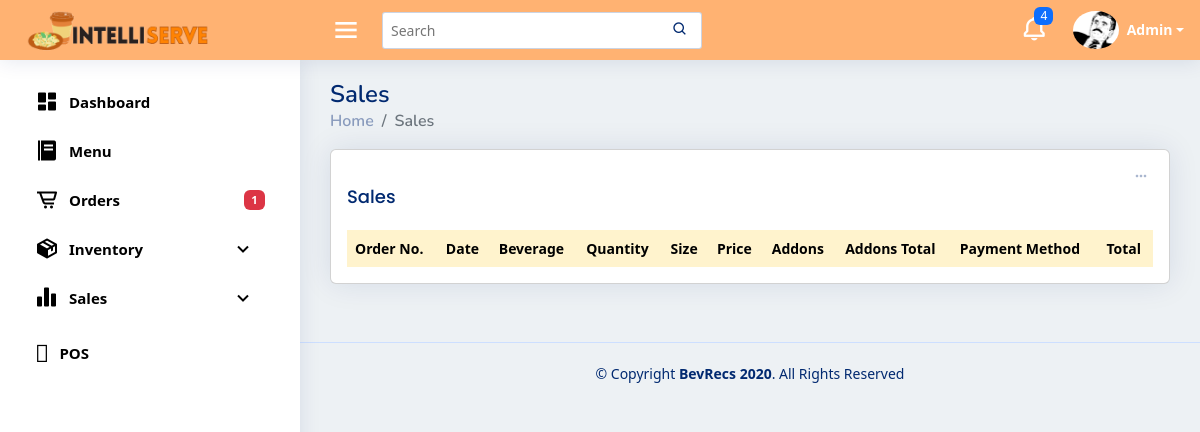
Before: /sales with the older database file.
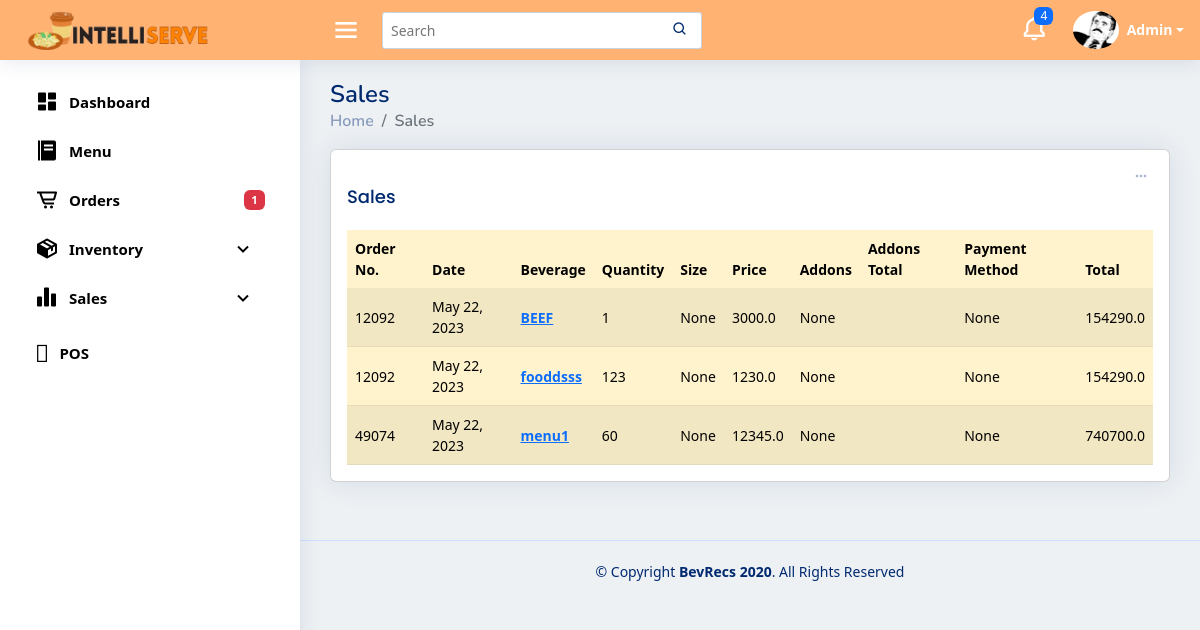
After: the same page with the newer database file.
### pos/models.py (models this page shows, shortened)
class buyItem(models.Model):
    buyName= models.CharField (max_length=255, null=True, blank=True)
    buySize = models.CharField(max_length=15, null=True, blank=True)
    buyQuantityMenu = models.PositiveIntegerField (null=True, blank=True)
    buyPrice = models.FloatField (null=True, blank=True)
    buyAddOns1 = models.CharField (max_length=255, null=True, blank=True)
    buyAddOns2 = models.CharField (max_length=255, null=True, blank=True)
    buyAddOns3 = models.CharField (max_length=255, null=True, blank=True)
    buyAddOns4 = models.CharField (max_length=255, null=True, blank=True)
    buyAddOns5 = models.CharField (max_length=255, null=True, blank=True)
    buyQuantityAO1 = models.PositiveIntegerField (null=True, blank=True)
    buyQuantityAO2 = models.PositiveIntegerField (null=True, blank=True)
    buyQuantityAO3 = models.PositiveIntegerField (null=True, blank=True)
    buyQuantityAO4 = models.PositiveIntegerField (null=True, blank=True)
    buyQuantityAO5 = models.PositiveIntegerField (null=True, blank=True)
    menuAOPrice1 = models.FloatField(default=0,null=True, blank=True)
    menuAOPrice2 = models.FloatField(default=0,null=True, blank=True)
    menuAOPrice3 = models.FloatField(default=0,null=True, blank=True)
    menuAOPrice4 = models.FloatField(default=0,null=True, blank=True)
    menuAOPrice5 = models.FloatField(default=0,null=True, blank=True)
    buyingredient1 = models.CharField (max_length=255, null=True, blank=True)
    buyingredient2 = models.CharField (max_length=255, null=True, blank=True)
    buyingredient3 = models.CharField (max_length=255, null=True, blank=True)
    buyingredient4 = models.CharField (max_length=255, null=True, blank=True)
    buyingredient5 = models.CharField (max_length=255, null=True, blank=True)
    buyingredient6 = models.CharField (max_length=255, null=True, blank=True)
    buyingredient7 = models.CharField (max_length=255, null=True, blank=True)
    buyingredient8 = models.CharField (max_length=255, null=True, blank=True)
    buyingredient9 = models.CharField (max_length=255, null=True, blank=True)
    buyingredient10 = models.CharField (max_length=255, null=True, blank=True)
    buyQuantityIng1 = models.PositiveIntegerField (null=True, blank=True)
    buyQuantityIng2 = models.PositiveIntegerField (null=True, blank=True)
    buyQuantityIng3 = models.PositiveIntegerField (null=True, blank=True)
    buyQuantityIng4 = models.PositiveIntegerField (null=True, blank=True)
    buyQuantityIng5 = models.PositiveIntegerField (null=True, blank=True)
    buyQuantityIng6 = models.PositiveIntegerField (null=True, blank=True)
    buyQuantityIng7 = models.PositiveIntegerField (null=True, blank=True)
    buyQuantityIng8 = models.PositiveIntegerField (null=True, blank=True)
    buyQuantityIng9 = models.PositiveIntegerField (null=True, blank=True)
    buyQuantityIng10 = models.PositiveIntegerField (null=True, blank=True)
    buyOrBought = models.BooleanField(default=False)
    DoneOrder = models.BooleanField(default=False)
    payment_method = models.CharField(max_length=255, choices=PAYMENT_CHOICES, null=True, blank=True)
    DineIn_Out = models.CharField(max_length=255, choices=IN_OUT, null=True, blank=True)
    AllPayment = models.FloatField(null=True, blank=True)
    tenderedPayment = models.FloatField(null=True, blank=True)
    orderNumber = models.PositiveIntegerField (null=True, blank=True)
    dateordered = models.DateTimeField (null=True, blank=True)
    priceSize = models.FloatField( null=True, blank=True)

### pos/views.py (the view)
# urls.py: path('sales', views.sales, name='sales'),
def sales(request):
    today = datetime.now().date()
    start_of_week = today - timedelta(days=today.weekday())  # Get the start date of the current week
    end_of_week = start_of_week + timedelta(days=6)  # Get the end date of the current week
    buyitem = buyItem.objects.filter(dateordered__date__range=[start_of_week, end_of_week])
    context = {
        'buyitem': buyitem,
    }
    return render(request, 'sales.html', context)

### pos/templates/sales.html (shortened to what this page needs)
{% extends "base.html" %}
{% block content %}
  <div class="pagetitle">
    <h1>Sales</h1>
    <nav>
      <ol class="breadcrumb">
        <li class="breadcrumb-item"><a href="/templates/index.html">Home</a></li>
        <li class="breadcrumb-item active">Sales</li>
      </ol>
    </nav>
  </div>
  <section class="section dashboard">
    <div class="row">
      <div class="col-lg-12 mb-2">
        <div class="row g-2">
           <div class="col-12">
            <div class="card top-selling overflow-auto">
              <div class="filter">
                <a class="icon" href="#" data-bs-toggle="dropdown"><i class='bx bx-dots-horizontal-rounded'></i></a>
              </div>
              <div class="card-body pb-0">
                <h5 class="card-title">Sales</h5>
                <table class="table rounded table-striped table-warning" id="salesTable">
                  <thead>
                    <tr>
                      <th scope="col">Order No.</th>
                      <th scope="col">Date</th>
                      <th scope="col">Beverage</th>
                      <th scope="col">Quantity</th>
                      <th scope="col">Size</th>
                      <th scope="col">Price</th>
                      <th scope="col">Addons</th>
                      <th scope="col">Addons Total</th>
                      <th scope="col">Payment Method</th>
                      <th scope="col">Total</th>
                    </tr>
                  </thead>
                  <tbody>
                    {% for sale in buyitem %}
                    {% if sale.buyOrBought == True %}
                    {% if sale.DoneOrder == True%}
                    <tr>
                        <td>{{ sale.orderNumber }}</td>
                        <td>{{ sale.dateordered.date }}</td>
                        <td><a href="#" class="text-primary fw-bold">{{ sale.buyName }}</a></td>
                        <td>{{ sale.buyQuantityMenu }}</td>
                        <td>{{ sale.buySize }}</td>
                        <td>{{ sale.buyPrice }}</td>
                        <td>
                            {% if not sale.buyAddOns1 and not sale.buyAddOns2 and not sale.buyAddOns3 and not sale.buyAddOns4 and not sale.buyAddOns5 %}
                                None
                            {% endif %}
                        </td>
                        <td><br>{{ sale.total_AO }}</td>
                        <td>{{ sale.payment_method }}</td>
                        <td>{{ sale.AllPayment }}</td>
                    </tr>
                    {%endif%}
                    {%endif%}
                    {% endfor %}
                </tbody>
                </table>
              </div>
            </div>
          </div>
        </div>
      </div>
      </div>
    </section>
    {% endblock content %}

### pos/templates/base.html (shortened to what this page needs)
{% load static %}
<!DOCTYPE html>
<html lang="en">
<head>
  <link rel="stylesheet" href="https://cdnjs.cloudflare.com/ajax/libs/font-awesome/6.4.0/css/all.min.css"
 />
  <link href='https://unpkg.com/boxicons@2.1.4/css/boxicons.min.css' rel='stylesheet'>
  <link rel="stylesheet" href="{% static 'style.css' %}">
  <link rel="stylesheet" href="https://cdnjs.cloudflare.com/ajax/libs/twitter-bootstrap/5.2.0/css/bootstrap.min.css">
  <link rel="stylesheet" href="https://cdn.datatables.net/1.13.4/css/dataTables.bootstrap5.min.css">
</head>
<body>
  <header id="header" class="header fixed-top d-flex align-items-center">
    <div class="d-flex align-items-center justify-content-between">
      <a href="#" class="logo d-flex align-items-center">
        <img src="{% static 'img/intelliserve.png'%}" alt="">
      </a>
      <i class='bx bx-menu toggle-sidebar-btn'></i>
    </div>
    <div class="search-bar">
      <form class="search-form d-flex align-items-center" method="POST" action="#">
        <input type="text" name="query" placeholder="Search" title="Enter search keyword">
        <button type="submit" title="Search"><i class="bx bx-search"></i></button>
      </form>
    </div>
    <nav class="header-nav ms-auto">
      <ul class="d-flex align-items-center">
        <li class="nav-item dropdown">
          <a class="nav-link nav-icon" href="#" data-bs-toggle="dropdown">
            <i class="bx bx-bell"></i>
            <span class="badge bg-primary badge-number">4</span>
          </a>
        </li>
        <li class="nav-item dropdown pe-3">
          <a class="nav-link nav-profile d-flex align-items-center pe-0" href="#" data-bs-toggle="dropdown">
            <img src="{% static 'img/profile.png'%}" alt="Profile" class="rounded-circle">
            <span class="d-none d-md-block dropdown-toggle ps-2">Admin</span>
          </a>
        </li>
      </ul>
    </nav>
  </header>
  <aside id="sidebar" class="sidebar">
    <ul class="sidebar-nav" id="sidebar-nav">
      <li class="nav-item">
        <a class="nav-link collapsed" href="{% url 'pos:index'%}">
          <i class='bx bxs-dashboard'></i><span>Dashboard</span>
        </a>
      </li>
      <li class="nav-item">
        <a class="nav-link collapsed" data-bs-target="#menu-nav" href="{% url 'pos:menu' %}">
          <i class='bx bxs-food-menu'></i></i><span>Menu</span>
        </a>
      </li>
      <li class="nav-item">
        <a class="nav-link collapsed" href="{% url 'pos:order' %}">
          <i class='bx bx-cart-alt'></i><span>Orders</span>
          <span class="badge badge-number ms-auto bg-danger">1</span>
        </a>
      </li>
      <li class="nav-item">
        <a class="nav-link collapsed" data-bs-target="#inventory-nav" data-bs-toggle="collapse" href="">
          <i class='bx bxs-package'></i><span>Inventory</span><i class='bx bx-chevron-down ms-auto'></i>
        </a>
      </li>
      <li class="nav-item">
        <a class="nav-link collapsed" data-bs-target="#sales-nav" data-bs-toggle="collapse" href="#">
          <i class='bx bxs-bar-chart-alt-2'></i><span>Sales</span><i class='bx bx-chevron-down ms-auto'></i>
        </a>
      </li>
      <li class="nav-item">
        <a class="nav-link collapsed" data-bs-target="#pos-nav" href="{% url 'pos:home' %}">
          <i class='bx-bar-chart'></i></i><span>POS</span>
        </a>
      </li>
    </ul>
  </aside>
  <main id="main" class="main">
    {% block content %}
    {% endblock  %}
  </main>
 <footer id="footer" class="footer">
    <div class="copyright">
      &copy; Copyright <strong><span>BevRecs 2020</span></strong>. All Rights Reserved
    </div>
  </footer>
</body>
</html>

### pos/static/style.css (style rules this page uses)
:root { scroll-behavior: smooth; }
body { font-family: "Open Sans", sans-serif; background-color: #EDF1F4 !important; }
a { color: #4154f1; text-decoration: none; }
h1, h2, h3, h4, h5, h6 { font-family: "Nunito", sans-serif; }
#main { margin-top: 60px; padding: 20px 30px; transition: all 0.3s; background-color: #EDF1F4; }
.pagetitle { margin-bottom: 10px; }
.pagetitle h1 { font-size: 24px; margin-bottom: 0; font-weight: 600; color: #012970; }
.card { margin-bottom: 30px; border: none; border-radius: 5px; box-shadow: 0px 0 30px rgba(1, 41, 112, 0.1); }
.card-title { padding: 20px 0 15px 0; font-size: 18px; font-weight: 500; color: #012970; font-family: "Poppins", sans-serif; }
.card-body { padding: 0 20px 20px 20px; }
.breadcrumb { font-size: 14px; font-family: "Nunito", sans-serif; color: #899bbd; font-weight: 600; }
.breadcrumb a { color: #899bbd; transition: 0.3s; text-decoration: none; }
.breadcrumb .breadcrumb-item::before { color: #899bbd; }
.breadcrumb .active { color: #51678f; font-weight: 600; }
.logo { line-height: 1; }
@media (min-width: 1200px) { .logo { width: 300px; } }
.logo img { height: 52px; margin-right: 6px; }
.header { transition: all 0.5s; z-index: 997; height: 60px; box-shadow: 0px 2px 20px rgba(1, 41, 112, 0.1); background-color: #FFB272; padding-left: 20px; }
.header .toggle-sidebar-btn { font-size: 32px; padding-left: 10px; cursor: pointer; color: #ffffff; }
.header .search-bar { min-width: 360px; padding: 0 20px; }
.header .search-form { width: 100%; }
.header .search-form input { border: 0; font-size: 14px; color: #012970; border: 1px solid rgba(1, 41, 112, 0.2); padding: 7px 38px 7px 8px; border-radius: 3px; transition: 0.3s; width: 100%; }
.header .search-form button { border: 0; padding: 0; margin-left: -30px; background: none; }
.header .search-form button i { color: #012970; }
.header-nav ul { list-style: none; }
.header-nav>ul { margin: 0; padding: 0; }
.header-nav .nav-icon { font-size: 28px; color: #ffffff; margin-right: 25px; position: relative; }
.header-nav .nav-profile { color: #012970; }
.header-nav .nav-profile img { max-height: 38px; }
.header-nav .nav-profile span { font-size: 14px; font-weight: 600; color: #ffffff; }
.header-nav .badge-number { position: absolute; inset: -2px -5px auto auto; font-weight: normal; font-size: 12px; padding: 3px 6px; }
.sidebar { position: fixed; top: 60px; left: 0; bottom: 0; width: 300px; z-index: 996; transition: all 0.3s; padding: 20px; overflow-y: auto; scrollbar-width: thin; scrollbar-color: #aab7cf transparent; box-shadow: 0px 0px 20px rgba(1, 41, 112, 0.1); background-color: #fff; }
@media (min-width: 1200px) { #main, #footer { margin-left: 300px; } }
.sidebar-nav { padding: 0; margin: 0; list-style: none; }
.sidebar-nav li { padding: 0; margin: 0; list-style: none; }
.sidebar-nav .nav-item { margin-bottom: 5px; }
.sidebar-nav .nav-link { display: flex; align-items: center; font-size: 15px; font-weight: 600; color: #000000; transition: 0.3; background: #f6f9ff; padding: 10px 15px; border-radius: 4px; }
.sidebar-nav .nav-link i { font-size: 24px; margin-right: 10px; color: #000000; }
.sidebar-nav .nav-link.collapsed { color: #000000; background: #fff; }
.sidebar-nav .nav-link.collapsed i { color: #000000; }
.dashboard .filter { position: absolute; right: 0px; top: 15px; }
.dashboard .filter .icon { color: #aab7cf; padding-right: 20px; padding-bottom: 5px; transition: 0.3s; font-size: 16px; }
.dashboard .top-selling { font-size: 14px; }
.dashboard .top-selling .table thead { background: #f6f6fe; }
.dashboard .top-selling .table thead th { border: 0; }
.dashboard .top-selling .table tbody td { vertical-align: middle; }
.footer { padding: 20px 0; font-size: 14px; transition: all 0.3s; border-top: 1px solid #cddfff; margin-top: auto; }
.footer .copyright { text-align: center; color: #012970; }

Changed rows visible on the page:
now on this page (row edited): buyItem: orderNumber "12092", dateordered "May 22, 2023", buyName "BEEF", buyQuantityMenu "1", buySize "None", buyPrice "3000.0", payment_method "None", AllPayment "154290.0"
added buyItem: orderNumber "12092", dateordered "May 22, 2023", buyName "fooddsss", buyQuantityMenu "123", buySize "None", buyPrice "1230.0", payment_method "None", AllPayment "154290.0"
added buyItem: orderNumber "49074", dateordered "May 22, 2023", buyName "menu1", buyQuantityMenu "60", buySize "None", buyPrice "12345.0", payment_method "None", AllPayment "740700.0"
